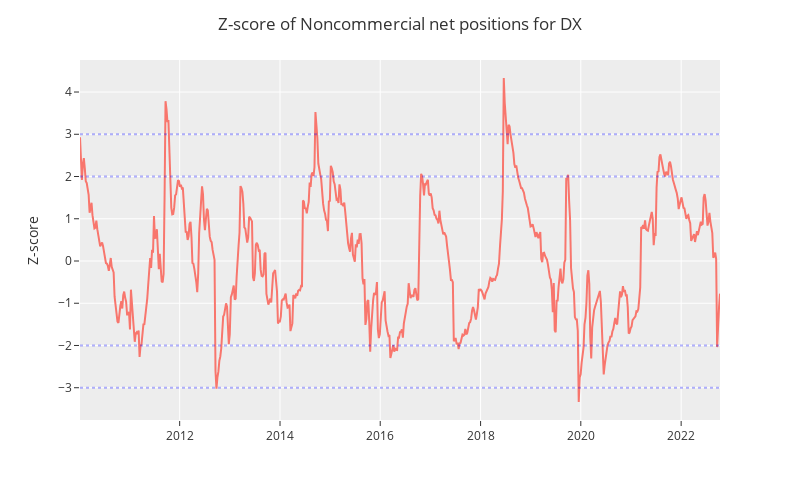

Notebook cell for this chart:
### Markdown cell above
非商业期货净头寸的标准化，作为市场情绪的代理指标。

### Code cell
fig = px.line(metrics, x=metrics.index, y="scaled_net")
fig.add_hline(y=2, line_width=2, line_dash="dot", line_color="blue")
fig.add_hline(y=-2, line_width=2, line_dash="dot", line_color="blue")
fig.add_hline(y=3, line_width=2, line_dash="dot", line_color="blue")
fig.add_hline(y=-3, line_width=2, line_dash="dot", line_color="blue")
fig.update_layout(
    title=f"Z-score of Noncommercial net positions for {ticker}",
    xaxis_title="",
    yaxis_title="Z-score",
    width=800,
    height=500
)
fig.show()

### Figure 1 — Plotly figure (JSON) as saved in the notebook; plotly's stock layout.template omitted (floating-point values rounded to 4 significant figures; data arrays with more than 128 entries replaced by an {"elided": "..."} marker saying what was removed)
{"data": [{"hovertemplate": "Date=%{x}<br>scaled_net=%{y}<extra></extra>", "legendgroup": "", "line": {"color": "#F8766D", "dash": "solid"}, "marker": {"symbol": "circle"}, "mode": "lines", "name": "", "orientation": "v", "showlegend": false, "type": "scatter", "x": {"elided": "667 str values"}, "xaxis": "x", "y": {"elided": "667 float values"}, "yaxis": "y"}], "layout": {"height": 500, "legend": {"tracegroupgap": 0}, "margin": {"t": 60}, "shapes": [{"line": {"color": "blue", "dash": "dot", "width": 2}, "type": "line", "x0": 0, "x1": 1, "xref": "x domain", "y0": 2, "y1": 2, "yref": "y"}, {"line": {"color": "blue", "dash": "dot", "width": 2}, "type": "line", "x0": 0, "x1": 1, "xref": "x domain", "y0": -2, "y1": -2, "yref": "y"}, {"line": {"color": "blue", "dash": "dot", "width": 2}, "type": "line", "x0": 0, "x1": 1, "xref": "x domain", "y0": 3, "y1": 3, "yref": "y"}, {"line": {"color": "blue", "dash": "dot", "width": 2}, "type": "line", "x0": 0, "x1": 1, "xref": "x domain", "y0": -3, "y1": -3, "yref": "y"}], "title": {"text": "Z-score of Noncommercial net positions for DX"}, "width": 800, "xaxis": {"anchor": "y", "autorange": true, "domain": [0, 1], "range": ["2010-01-05", "2022-10-11"], "title": {"text": ""}, "type": "date"}, "yaxis": {"anchor": "x", "autorange": true, "domain": [0, 1], "range": [-3.764, 4.758], "title": {"text": "Z-score"}, "type": "linear"}}}
